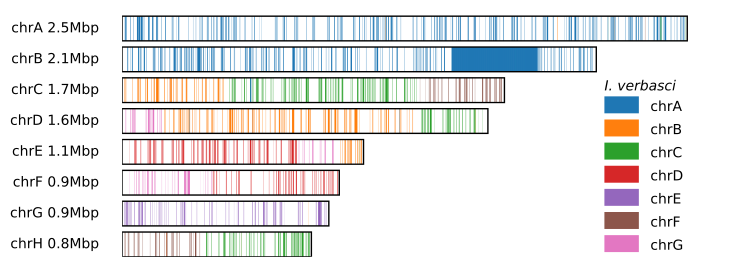

Python code for this plot:
import numpy as np
import pandas as pd
import matplotlib.pyplot as plt
import seaborn as sns

columns = ['score', 'strand', 'name1', 'len1', 'start1', 'end1',
           'name2', 'len2', 'start2', 'end2', 'pid']
columns2 = ['name', 'length']
paf = pd.read_csv("aln.paf.view2", sep="\t",  names=columns)
sizes = pd.read_csv("aln.sizes", sep="\t",  names=columns2)

names2 = sorted(list(paf['name2'].unique()))

pal = sns.color_palette("tab10")
colors = dict()
for (i,name) in enumerate(names2):
  colors[name] = pal[i]

def get_num(name, sizes):
  for (idx, row) in sizes.iterrows():
    if name == row.loc["name"]:
      return idx
  print(name, sizes)
  return None

# for chr
def get_y(idx):
  return -idx


figure, axes = plt.subplots(1, 1,
                            figsize=(8, 3.2))
axes.axis('off')
axes.set_xlim(0,2.7e6)
axes.set_ylim(-7,1)

for (idx, row) in paf.iterrows():
  idx = get_num(row.loc["name1"], sizes)
  width = row.loc["end1"]-row.loc["start1"]
  color = colors[row.loc["name2"]]
  axes.add_patch(plt.Rectangle((row["start1"], get_y(idx)), width, 0.8, fc=color, ec="None"))

# chromosomes
for (idx, chr) in sizes.iterrows():
  size = chr.loc['length']
  y = get_y(idx)
  name = chr.loc['name'] + f" {size/1e6:.1f}Mbp"
  axes.add_patch(plt.Rectangle((0, y), size, 0.8, ec="black", fill=False))
  axes.text(-1e5, y+0.4, name, ha='right', va='center')

# for legend
def get_new_y(idx):
  return -2.35+get_y(idx)*0.75

axes.text(2.1e6, -1.7, "I. verbasci", ha='left', va='bottom', style='italic')

# legend
for (idx, chr) in enumerate(names2):
  color = colors[chr]
  y = get_new_y(idx)
  axes.add_patch(plt.Rectangle((2.1e6, y), 0.15e6, 0.55,
                                fc=color, ec="None"))
  axes.text(2.3e6, y+0.2, chr, ha='left', va='center')

  
figure.savefig('chrompaint.pdf', bbox_inches='tight')
